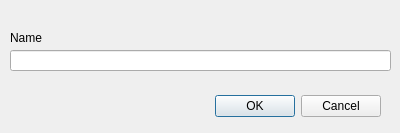
<?xml version="1.0" encoding="UTF-8"?>
<ui version="4.0">
 <class>NameDialog</class>
 <widget class="QDialog" name="NameDialog">
  <property name="windowModality">
   <enum>Qt::WindowModal</enum>
  </property>
  <property name="geometry">
   <rect>
    <x>0</x>
    <y>0</y>
    <width>400</width>
    <height>133</height>
   </rect>
  </property>
  <property name="minimumSize">
   <size>
    <width>400</width>
    <height>133</height>
   </size>
  </property>
  <property name="maximumSize">
   <size>
    <width>400</width>
    <height>133</height>
   </size>
  </property>
  <property name="windowTitle">
   <string>Dialog</string>
  </property>
  <property name="modal">
   <bool>true</bool>
  </property>
  <widget class="QDialogButtonBox" name="buttonBox">
   <property name="geometry">
    <rect>
     <x>40</x>
     <y>90</y>
     <width>341</width>
     <height>32</height>
    </rect>
   </property>
   <property name="orientation">
    <enum>Qt::Horizontal</enum>
   </property>
   <property name="standardButtons">
    <set>QDialogButtonBox::Cancel|QDialogButtonBox::Ok</set>
   </property>
  </widget>
  <widget class="QLineEdit" name="lineEdit">
   <property name="geometry">
    <rect>
     <x>10</x>
     <y>50</y>
     <width>381</width>
     <height>21</height>
    </rect>
   </property>
  </widget>
  <widget class="QLabel" name="label">
   <property name="geometry">
    <rect>
     <x>10</x>
     <y>30</y>
     <width>58</width>
     <height>16</height>
    </rect>
   </property>
   <property name="text">
    <string>Name</string>
   </property>
  </widget>
 </widget>
 <resources/>
 <connections>
  <connection>
   <sender>buttonBox</sender>
   <signal>accepted()</signal>
   <receiver>NameDialog</receiver>
   <slot>accept()</slot>
   <hints>
    <hint type="sourcelabel">
     <x>248</x>
     <y>254</y>
    </hint>
    <hint type="destinationlabel">
     <x>157</x>
     <y>274</y>
    </hint>
   </hints>
  </connection>
  <connection>
   <sender>buttonBox</sender>
   <signal>rejected()</signal>
   <receiver>NameDialog</receiver>
   <slot>reject()</slot>
   <hints>
    <hint type="sourcelabel">
     <x>316</x>
     <y>260</y>
    </hint>
    <hint type="destinationlabel">
     <x>286</x>
     <y>274</y>
    </hint>
   </hints>
  </connection>
 </connections>
</ui>
